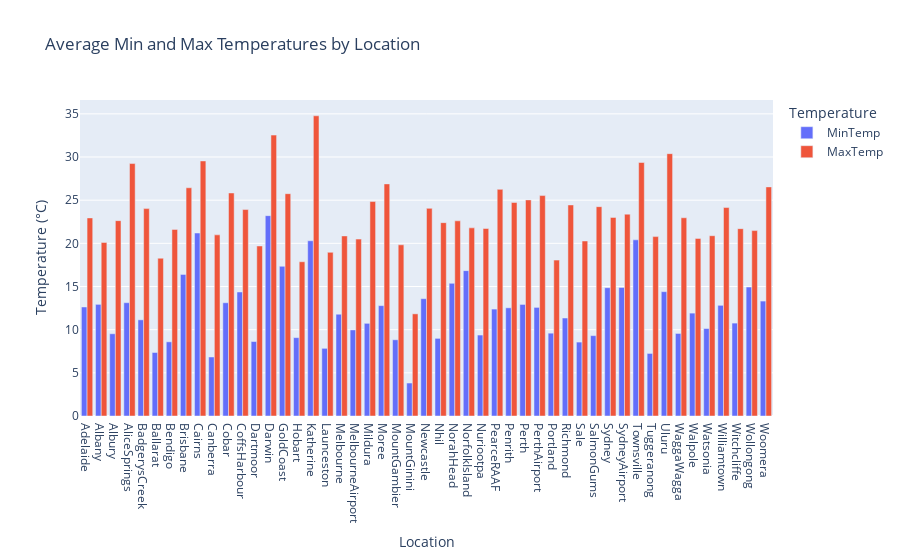

The notebook cell this image was saved under:
### Code cell
import plotly.express as px

# group the data by location and calculate the average min and max temperatures
grouped = df.groupby('Location').agg({'MinTemp': 'mean', 'MaxTemp': 'mean'}).reset_index()

# create the interactive bar chart using plotly
fig = px.bar(grouped, x='Location', y=['MinTemp', 'MaxTemp'], 
             title='Average Min and Max Temperatures by Location',
             barmode='group',
             labels={'variable': 'Temperature', 'value': 'Temperature (°C)'})

# show the interactive chart
fig.show()
print(fig)

### Figure 1 — Plotly figure (JSON) as saved in the notebook; plotly's stock layout.template omitted (floating-point values rounded to 4 significant figures)
{"data": [{"alignmentgroup": "True", "hovertemplate": "Temperature=MinTemp<br>Location=%{x}<br>Temperature (°C)=%{y}<extra></extra>", "legendgroup": "MinTemp", "marker": {"color": "#636efa", "pattern": {"shape": ""}}, "name": "MinTemp", "offsetgroup": "MinTemp", "orientation": "v", "showlegend": true, "textposition": "auto", "type": "bar", "x": ["Adelaide", "Albany", "Albury", "AliceSprings", "BadgerysCreek", "Ballarat", "Bendigo", "Brisbane", "Cairns", "Canberra", "Cobar", "CoffsHarbour", "Dartmoor", "Darwin", "GoldCoast", "Hobart", "Katherine", "Launceston", "Melbourne", "MelbourneAirport", "Mildura", "Moree", "MountGambier", "MountGinini", "Newcastle", "Nhil", "NorahHead", "NorfolkIsland", "Nuriootpa", "PearceRAAF", "Penrith", "Perth", "PerthAirport", "Portland", "Richmond", "Sale", "SalmonGums", "Sydney", "SydneyAirport", "Townsville", "Tuggeranong", "Uluru", "WaggaWagga", "Walpole", "Watsonia", "Williamtown", "Witchcliffe", "Wollongong", "Woomera"], "xaxis": "x", "y": [12.63, 12.93, 9.526, 13.12, 11.14, 7.357, 8.592, 16.4, 21.2, 6.836, 13.12, 14.36, 8.627, 23.21, 17.34, 9.079, 20.3, 7.838, 11.79, 9.974, 10.73, 12.79, 8.829, 3.819, 13.59, 8.993, 15.36, 16.84, 9.377, 12.38, 12.53, 12.92, 12.58, 9.593, 11.35, 8.562, 9.309, 14.86, 14.89, 20.41, 7.247, 14.4, 9.562, 11.92, 10.13, 12.82, 10.76, 14.94, 13.31], "yaxis": "y"}, {"alignmentgroup": "True", "hovertemplate": "Temperature=MaxTemp<br>Location=%{x}<br>Temperature (°C)=%{y}<extra></extra>", "legendgroup": "MaxTemp", "marker": {"color": "#EF553B", "pattern": {"shape": ""}}, "name": "MaxTemp", "offsetgroup": "MaxTemp", "orientation": "v", "showlegend": true, "textposition": "auto", "type": "bar", "x": ["Adelaide", "Albany", "Albury", "AliceSprings", "BadgerysCreek", "Ballarat", "Bendigo", "Brisbane", "Cairns", "Canberra", "Cobar", "CoffsHarbour", "Dartmoor", "Darwin", "GoldCoast", "Hobart", "Katherine", "Launceston", "Melbourne", "MelbourneAirport", "Mildura", "Moree", "MountGambier", "MountGinini", "Newcastle", "Nhil", "NorahHead", "NorfolkIsland", "Nuriootpa", "PearceRAAF", "Penrith", "Perth", "PerthAirport", "Portland", "Richmond", "Sale", "SalmonGums", "Sydney", "SydneyAirport", "Townsville", "Tuggeranong", "Uluru", "WaggaWagga", "Walpole", "Watsonia", "Williamtown", "Witchcliffe", "Wollongong", "Woomera"], "xaxis": "x", "y": [22.95, 20.11, 22.63, 29.24, 24.02, 18.28, 21.62, 26.44, 29.54, 20.98, 25.83, 23.91, 19.69, 32.54, 25.75, 17.87, 34.77, 18.96, 20.86, 20.49, 24.84, 26.89, 19.83, 11.83, 24.05, 22.4, 22.61, 21.79, 21.72, 26.25, 24.73, 25.03, 25.53, 18.06, 24.45, 20.27, 24.25, 23.0, 23.38, 29.36, 20.78, 30.39, 22.96, 20.57, 20.88, 24.15, 21.7, 21.48, 26.54], "yaxis": "y"}], "layout": {"barmode": "group", "legend": {"title": {"text": "Temperature"}, "tracegroupgap": 0}, "title": {"text": "Average Min and Max Temperatures by Location"}, "xaxis": {"anchor": "y", "domain": [0, 1], "title": {"text": "Location"}}, "yaxis": {"anchor": "x", "domain": [0, 1], "title": {"text": "Temperature (°C)"}}}}
